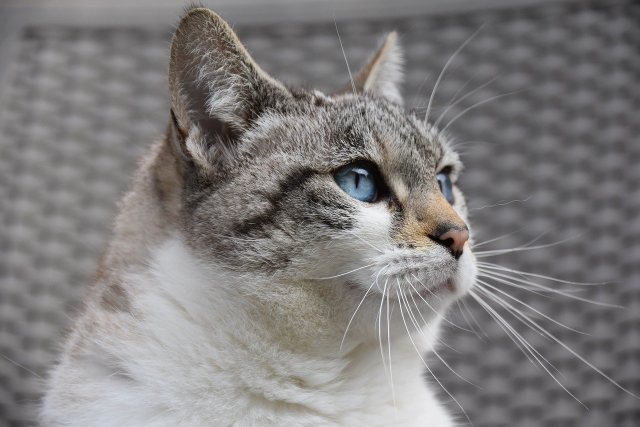
#> input picture experiments/_assets/cat.jpg, 1280 x 853 px (shown at 1/2 size)
$ python 02_basic_image_example.py
#> lines starting #> are read from the running program, lines starting #| are printed output that depends on the picture
import cv2
import os
import numpy as np

# --- 1. Define Paths ---
# Construct a relative path to the central assets directory.
# This makes the script portable and not dependent on a specific user's folder structure.
assets_path = os.path.join("..", "_assets")
cat_path = os.path.join(assets_path, "cat.jpg")
dog_path = os.path.join(assets_path, "dog.jpg")

# --- 2. Read Images ---
# cv2.imread() loads an image from the specified file path.
img_cat = cv2.imread(cat_path)
#> img_cat is the input picture: shape (853, 1280, 3); mean B, G, R 124.5, 124.8, 127.4
img_dog = cv2.imread(dog_path)
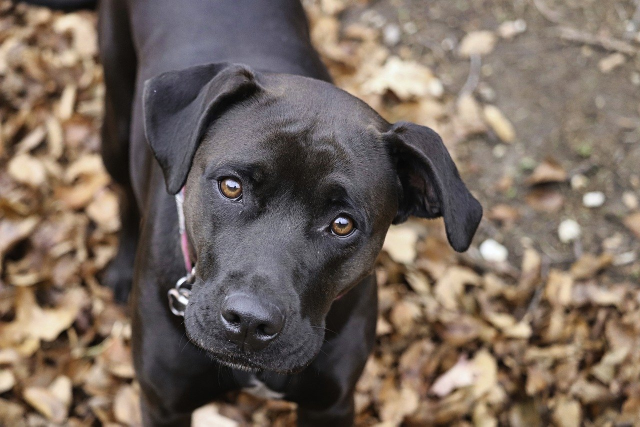
#> input picture experiments/_assets/dog.jpg, 1280 x 853 px (shown at 1/2 size)
#> img_dog is the input picture: shape (853, 1280, 3); mean B, G, R 94.7, 104.8, 118.8

# --- 3. Examine Image Properties ---
# It's good practice to check if the image was loaded successfully before using it.
# The .shape attribute returns a tuple of (height, width, channels).
# The .dtype attribute shows the data type of the image's pixels.
print("--- Original Image Properties ---")
if img_cat is not None:
    print(f"Cat Image - Data Type: {img_cat.dtype}, Shape: {img_cat.shape}")
#| Cat Image - Data Type: uint8, Shape: (853, 1280, 3)
else:
    print(f"Error: Failed to load image at {cat_path}")

if img_dog is not None:
    print(f"Dog Image - Data Type: {img_dog.dtype}, Shape: {img_dog.shape}")
#| Dog Image - Data Type: uint8, Shape: (853, 1280, 3)
else:
    print(f"Error: Failed to load image at {dog_path}")

# --- 4. Resize Images ---
# cv2.resize() changes an image's dimensions to a new (width, height).
print("\n--- Resized Image Properties ---")
if img_cat is not None:
    resized_cat = cv2.resize(img_cat, (300, 300))
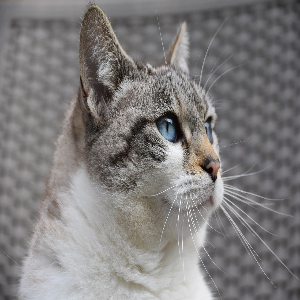
#> resized_cat: shape (300, 300, 3); mean B, G, R 124.3, 124.7, 127.2
    print(f"Resized Cat - New Shape: {resized_cat.shape}")
#| Resized Cat - New Shape: (300, 300, 3)
    # cv2.imshow() displays an image in a new window.
    # The first argument is the window name, the second is the image to display.
    cv2.imshow("Resized Cat", resized_cat)

if img_dog is not None:
    resized_dog = cv2.resize(img_dog, (400, 400))
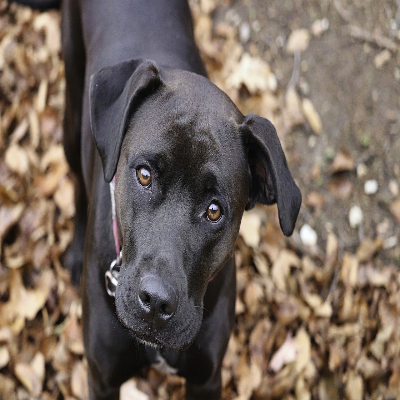
#> resized_dog: shape (400, 400, 3); mean B, G, R 94.5, 104.7, 118.6
    print(f"Resized Dog - New Shape: {resized_dog.shape}")
#| Resized Dog - New Shape: (400, 400, 3)
    cv2.imshow("Resized Dog", resized_dog)

# --- 5. Wait for User Input to Close ---
# cv2.waitKey(0) waits indefinitely for any key to be pressed.
# This is necessary to keep the image windows open until we are ready to close them.
if img_cat is not None or img_dog is not None:
    print("\nPress any key to close all image windows.")
    cv2.waitKey(0)
    # cv2.destroyAllWindows() closes all windows created by OpenCV.
    cv2.destroyAllWindows()
